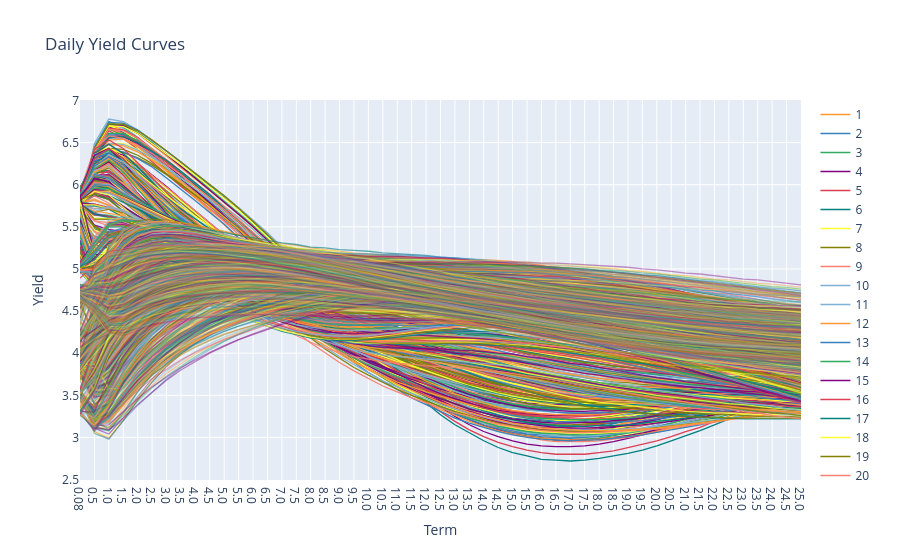

Notebook code for this chart:
### Code cell
# Plot all curves
data.iloc[:, :].T.iplot(
    layout=dict(
        title='Daily Yield Curves',
        xaxis=dict(
            title=dict(text='Term')  
        ),
        yaxis=dict(
            title=dict(text='Yield') 
        )
    )
)
